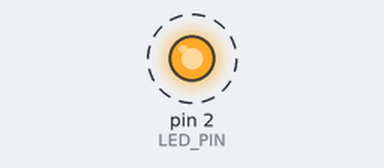
Recording of a sketch running on a simulated Arduino Uno, built with avr-gcc and run on an emulated ATmega328P. Shown: output pins drawn as LEDs (lit = HIGH). Dashed ring = blinking.

Above: at 0.5 s.
Timing chart, 0 to 4.6 s (numbered marks = the images above):
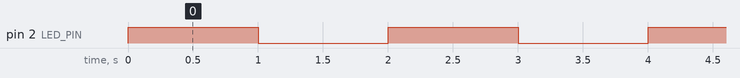

Measured:
- by itself, pin 2 (LED_PIN): alternates HIGH for 1.0 s and LOW for 1.0 s

The sketch:

1.ino
```cpp
/*
 * Project: SIG Workshop - Experiment 1
 * Title: Basic LED Blink
 * Description: Demonstrates basic digital output control by toggling an LED on and off
 *              at 1-second intervals.
 *
 * Hardware Setup:
 *   - Microcontroller (Arduino Uno / ESP32 / ESP8266)
 *   - LED anode connected to Pin 2 (through a 220-330 ohm current limiting resistor)
 *   - LED cathode connected to GND
 *   (Note: Pin 2 is also commonly the built-in LED on many ESP32 development boards)
 */

// Pin definition
const uint8_t LED_PIN = 2;

// Blink interval in milliseconds
const unsigned long BLINK_INTERVAL_MS = 1000;

void setup() {
  // Initialize digital pin as an output
  pinMode(LED_PIN, OUTPUT);
}

void loop() {
  // Turn the LED ON (HIGH voltage level)
  digitalWrite(LED_PIN, HIGH);
  delay(BLINK_INTERVAL_MS);

  // Turn the LED OFF (LOW voltage level)
  digitalWrite(LED_PIN, LOW);
  delay(BLINK_INTERVAL_MS);
}
```
